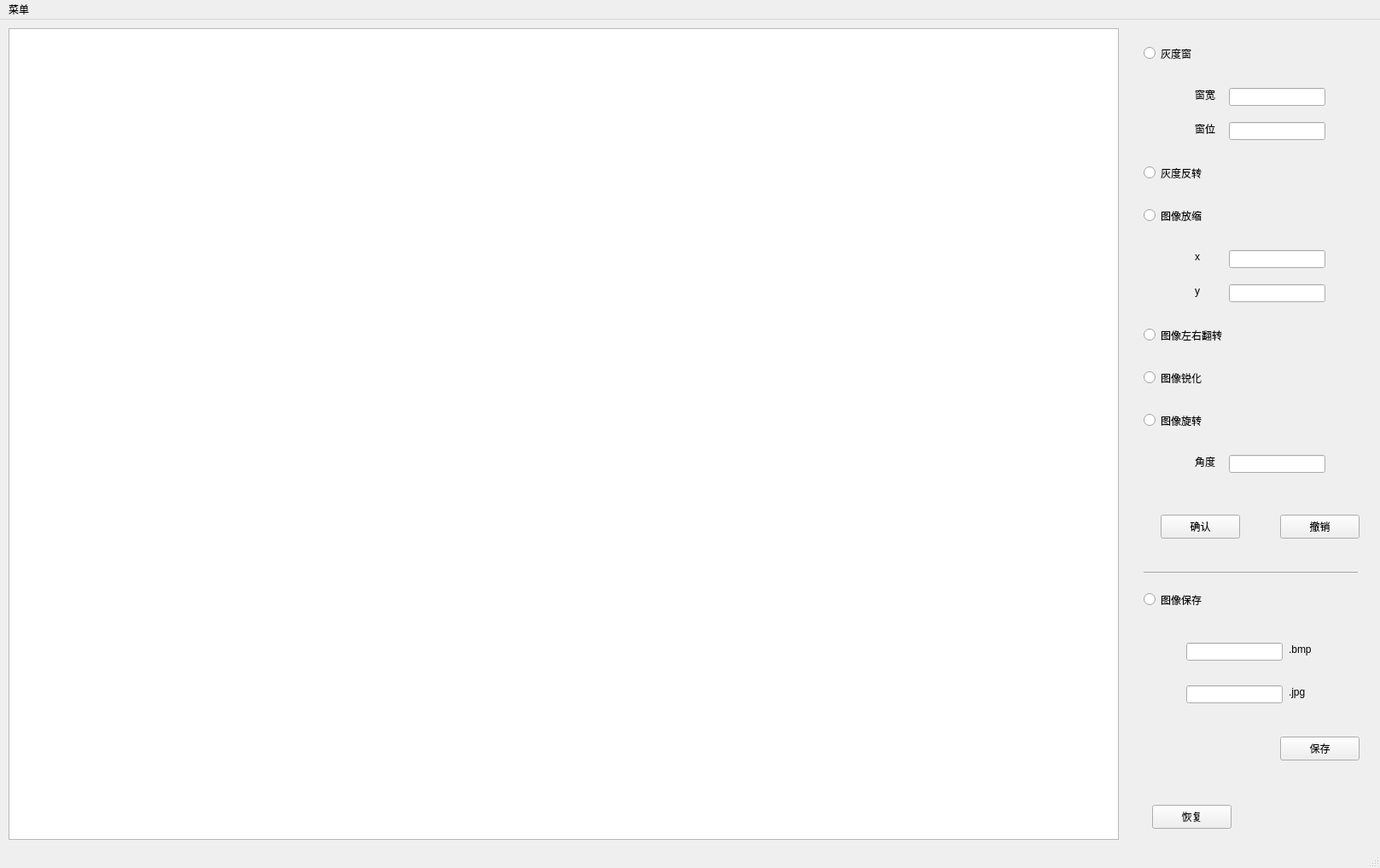
<?xml version="1.0" encoding="UTF-8"?>
<ui version="4.0">
 <class>Browser</class>
 <widget class="QMainWindow" name="Browser">
  <property name="geometry">
   <rect>
    <x>0</x>
    <y>0</y>
    <width>1617</width>
    <height>1017</height>
   </rect>
  </property>
  <property name="windowTitle">
   <string>MainWindow</string>
  </property>
  <widget class="QWidget" name="centralwidget">
   <widget class="QGraphicsView" name="pic">
    <property name="geometry">
     <rect>
      <x>10</x>
      <y>10</y>
      <width>1301</width>
      <height>951</height>
     </rect>
    </property>
   </widget>
   <widget class="QLabel" name="label_2">
    <property name="geometry">
     <rect>
      <x>1400</x>
      <y>80</y>
      <width>72</width>
      <height>15</height>
     </rect>
    </property>
    <property name="text">
     <string>窗宽</string>
    </property>
   </widget>
   <widget class="QLabel" name="label_3">
    <property name="geometry">
     <rect>
      <x>1400</x>
      <y>120</y>
      <width>72</width>
      <height>15</height>
     </rect>
    </property>
    <property name="text">
     <string>窗位</string>
    </property>
   </widget>
   <widget class="QRadioButton" name="radio_window">
    <property name="geometry">
     <rect>
      <x>1340</x>
      <y>30</y>
      <width>115</width>
      <height>19</height>
     </rect>
    </property>
    <property name="text">
     <string>灰度窗</string>
    </property>
    <property name="autoExclusive">
     <bool>false</bool>
    </property>
   </widget>
   <widget class="QRadioButton" name="radio_inverse">
    <property name="geometry">
     <rect>
      <x>1340</x>
      <y>170</y>
      <width>115</width>
      <height>19</height>
     </rect>
    </property>
    <property name="text">
     <string>灰度反转</string>
    </property>
    <property name="autoExclusive">
     <bool>false</bool>
    </property>
   </widget>
   <widget class="QRadioButton" name="radio_scale">
    <property name="geometry">
     <rect>
      <x>1340</x>
      <y>220</y>
      <width>115</width>
      <height>19</height>
     </rect>
    </property>
    <property name="text">
     <string>图像放缩</string>
    </property>
    <property name="autoExclusive">
     <bool>false</bool>
    </property>
   </widget>
   <widget class="QLabel" name="label_4">
    <property name="geometry">
     <rect>
      <x>1400</x>
      <y>270</y>
      <width>72</width>
      <height>15</height>
     </rect>
    </property>
    <property name="text">
     <string>x</string>
    </property>
   </widget>
   <widget class="QLabel" name="label_5">
    <property name="geometry">
     <rect>
      <x>1400</x>
      <y>310</y>
      <width>72</width>
      <height>15</height>
     </rect>
    </property>
    <property name="text">
     <string>y</string>
    </property>
   </widget>
   <widget class="QRadioButton" name="radio_reverse">
    <property name="geometry">
     <rect>
      <x>1340</x>
      <y>360</y>
      <width>115</width>
      <height>19</height>
     </rect>
    </property>
    <property name="text">
     <string>图像左右翻转</string>
    </property>
    <property name="autoExclusive">
     <bool>false</bool>
    </property>
   </widget>
   <widget class="QRadioButton" name="radio_intensify">
    <property name="geometry">
     <rect>
      <x>1340</x>
      <y>410</y>
      <width>115</width>
      <height>19</height>
     </rect>
    </property>
    <property name="text">
     <string>图像锐化</string>
    </property>
    <property name="autoExclusive">
     <bool>false</bool>
    </property>
   </widget>
   <widget class="QLineEdit" name="in_ww">
    <property name="geometry">
     <rect>
      <x>1440</x>
      <y>80</y>
      <width>113</width>
      <height>21</height>
     </rect>
    </property>
   </widget>
   <widget class="QLineEdit" name="in_wl">
    <property name="geometry">
     <rect>
      <x>1440</x>
      <y>120</y>
      <width>113</width>
      <height>21</height>
     </rect>
    </property>
   </widget>
   <widget class="QLineEdit" name="in_scale_x">
    <property name="geometry">
     <rect>
      <x>1440</x>
      <y>270</y>
      <width>113</width>
      <height>21</height>
     </rect>
    </property>
   </widget>
   <widget class="QLineEdit" name="in_scale_y">
    <property name="geometry">
     <rect>
      <x>1440</x>
      <y>310</y>
      <width>113</width>
      <height>21</height>
     </rect>
    </property>
   </widget>
   <widget class="QPushButton" name="btn_ok">
    <property name="geometry">
     <rect>
      <x>1360</x>
      <y>580</y>
      <width>93</width>
      <height>28</height>
     </rect>
    </property>
    <property name="text">
     <string>确认</string>
    </property>
   </widget>
   <widget class="QPushButton" name="btn_recover">
    <property name="geometry">
     <rect>
      <x>1350</x>
      <y>920</y>
      <width>93</width>
      <height>28</height>
     </rect>
    </property>
    <property name="text">
     <string>恢复</string>
    </property>
   </widget>
   <widget class="QPushButton" name="btn_back">
    <property name="geometry">
     <rect>
      <x>1500</x>
      <y>580</y>
      <width>93</width>
      <height>28</height>
     </rect>
    </property>
    <property name="text">
     <string>撤销</string>
    </property>
   </widget>
   <widget class="QRadioButton" name="radio_save">
    <property name="geometry">
     <rect>
      <x>1340</x>
      <y>670</y>
      <width>115</width>
      <height>19</height>
     </rect>
    </property>
    <property name="text">
     <string>图像保存</string>
    </property>
    <property name="autoExclusive">
     <bool>false</bool>
    </property>
   </widget>
   <widget class="QLineEdit" name="in_name_bmp">
    <property name="geometry">
     <rect>
      <x>1390</x>
      <y>730</y>
      <width>113</width>
      <height>21</height>
     </rect>
    </property>
   </widget>
   <widget class="QLineEdit" name="in_name_jpg">
    <property name="geometry">
     <rect>
      <x>1390</x>
      <y>780</y>
      <width>113</width>
      <height>21</height>
     </rect>
    </property>
   </widget>
   <widget class="QLabel" name="label">
    <property name="geometry">
     <rect>
      <x>1510</x>
      <y>730</y>
      <width>72</width>
      <height>15</height>
     </rect>
    </property>
    <property name="text">
     <string>.bmp</string>
    </property>
   </widget>
   <widget class="QLabel" name="label_6">
    <property name="geometry">
     <rect>
      <x>1510</x>
      <y>780</y>
      <width>72</width>
      <height>15</height>
     </rect>
    </property>
    <property name="text">
     <string>.jpg</string>
    </property>
   </widget>
   <widget class="Line" name="line">
    <property name="geometry">
     <rect>
      <x>1340</x>
      <y>640</y>
      <width>251</width>
      <height>16</height>
     </rect>
    </property>
    <property name="orientation">
     <enum>Qt::Horizontal</enum>
    </property>
   </widget>
   <widget class="QPushButton" name="btn_save">
    <property name="geometry">
     <rect>
      <x>1500</x>
      <y>840</y>
      <width>93</width>
      <height>28</height>
     </rect>
    </property>
    <property name="text">
     <string>保存</string>
    </property>
   </widget>
   <widget class="QRadioButton" name="radio_rotate">
    <property name="geometry">
     <rect>
      <x>1340</x>
      <y>460</y>
      <width>115</width>
      <height>19</height>
     </rect>
    </property>
    <property name="text">
     <string>图像旋转</string>
    </property>
    <property name="autoExclusive">
     <bool>false</bool>
    </property>
   </widget>
   <widget class="QLabel" name="label_7">
    <property name="geometry">
     <rect>
      <x>1400</x>
      <y>510</y>
      <width>72</width>
      <height>15</height>
     </rect>
    </property>
    <property name="text">
     <string>角度</string>
    </property>
   </widget>
   <widget class="QLineEdit" name="in_rotate">
    <property name="geometry">
     <rect>
      <x>1440</x>
      <y>510</y>
      <width>113</width>
      <height>21</height>
     </rect>
    </property>
   </widget>
  </widget>
  <widget class="QMenuBar" name="menubar">
   <property name="geometry">
    <rect>
     <x>0</x>
     <y>0</y>
     <width>1617</width>
     <height>26</height>
    </rect>
   </property>
   <widget class="QMenu" name="menu">
    <property name="title">
     <string>菜单</string>
    </property>
    <addaction name="actionraw"/>
   </widget>
   <addaction name="menu"/>
  </widget>
  <widget class="QStatusBar" name="statusbar"/>
  <action name="actionraw">
   <property name="text">
    <string>raw</string>
   </property>
  </action>
  <action name="actionother">
   <property name="text">
    <string>other</string>
   </property>
  </action>
 </widget>
 <resources/>
 <connections/>
</ui>
